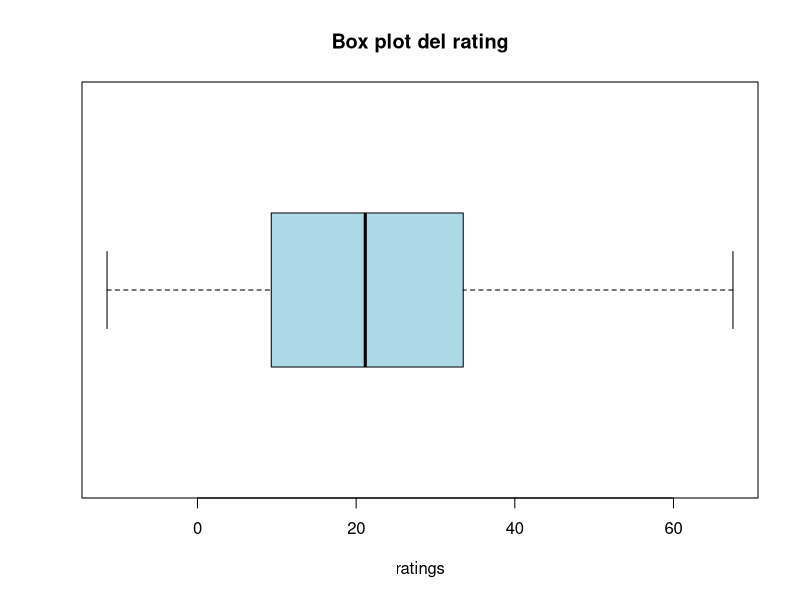
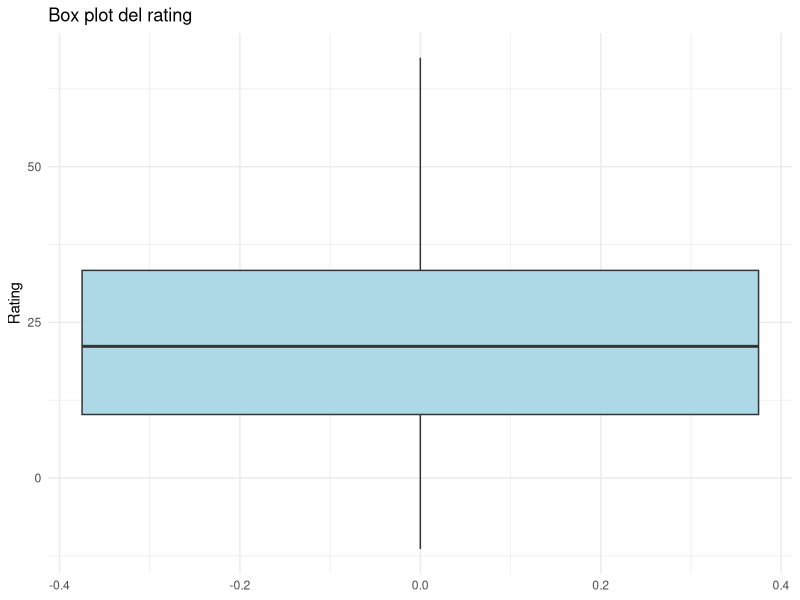
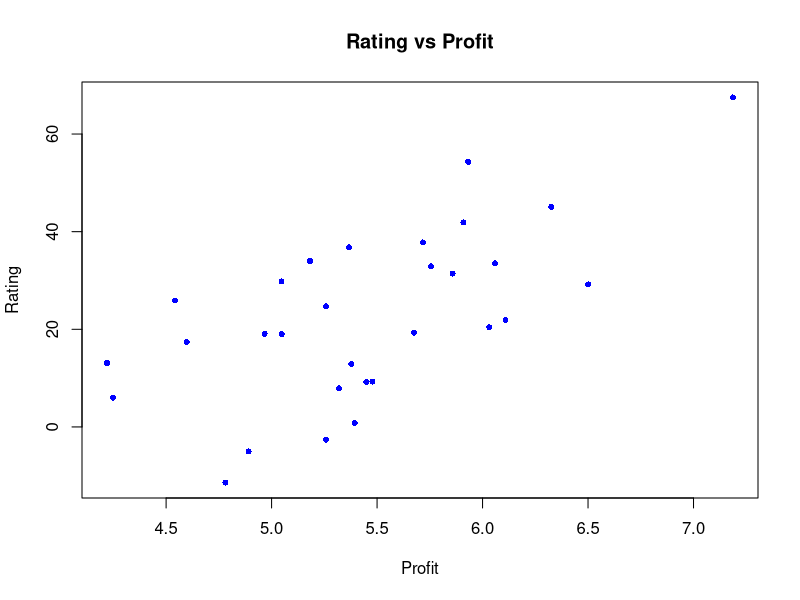
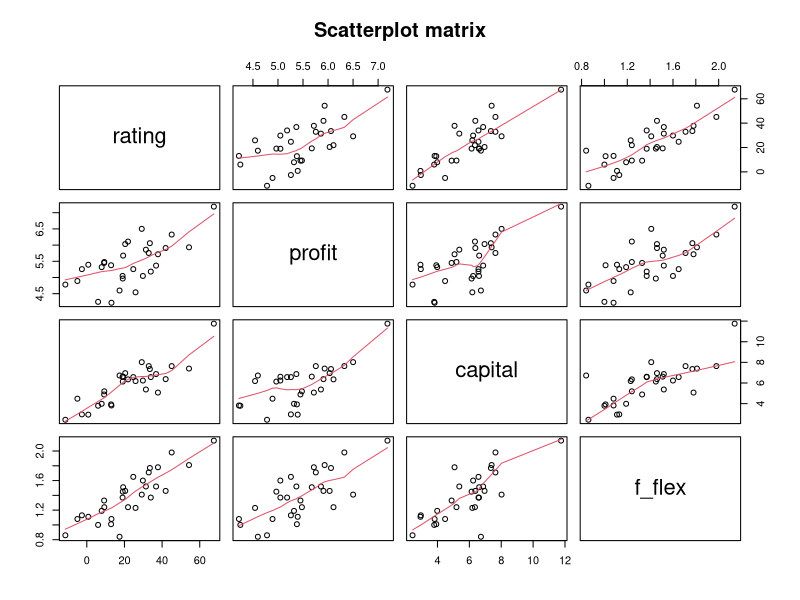
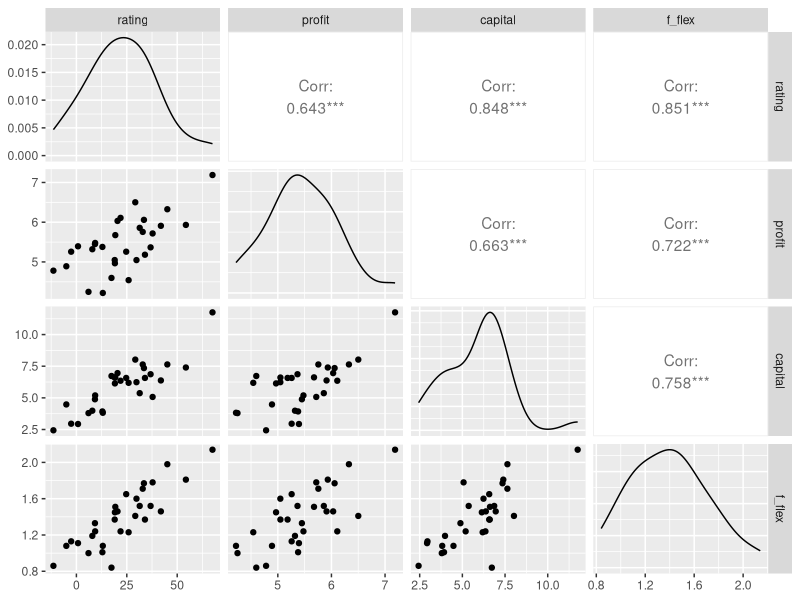
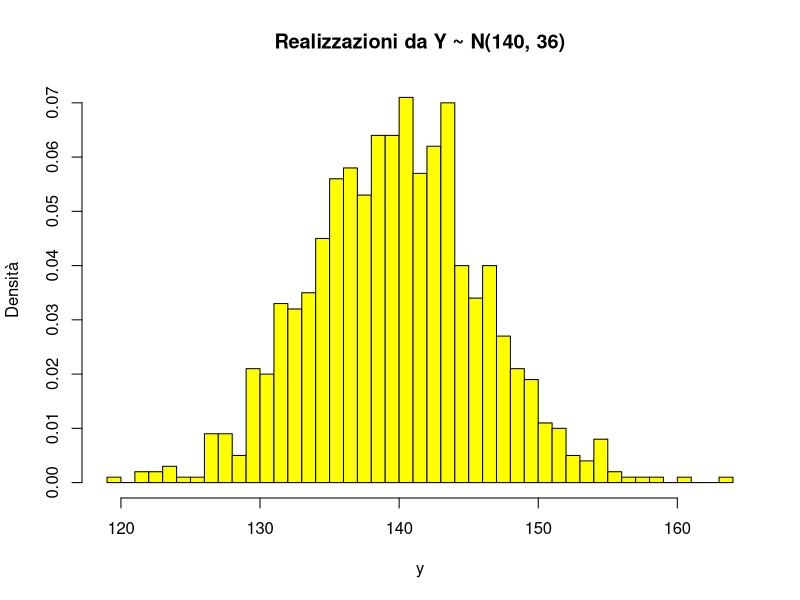
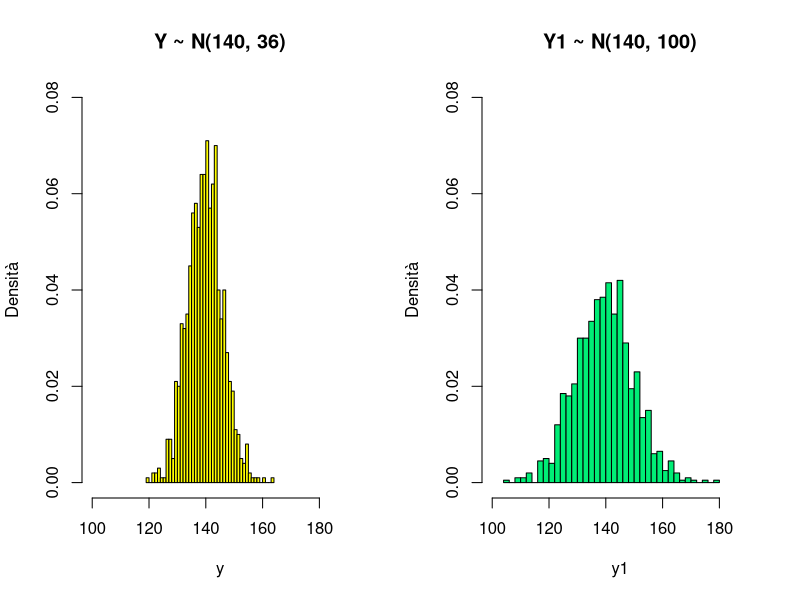
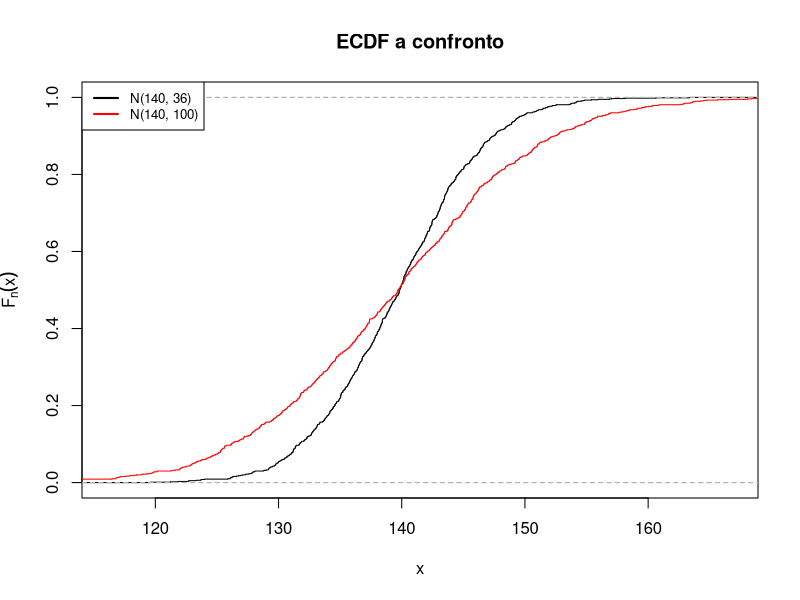

The R source for these figures, in order:
## ---- chunk 1
knitr::opts_chunk$set(
  echo = TRUE,
  message = FALSE,
  warning = FALSE,
  fig.width = 6,
  fig.height = 4,
  fig.align = "center"
)
## ---- chunk 2
library(skimr)      # summary statistics descrittive
library(ggplot2)    # grafici eleganti
library(GGally)     # ggpairs (scatterplot matrix avanzata)
library(MASS)       # mvrnorm (generare normale multivariata)
## ---- chunk 3
set.seed(7369)
n <- 30

# medie target (dal lab originale)
mu <- c(rating = 24.5, profit = 5.5, capital = 5.94, f_flex = 1.44)

# deviazioni standard target
sd_vec <- c(rating = 16.26, profit = 0.57, capital = 2.13, f_flex = 0.30)

# matrice di correlazione (valori dal corrplot del lab originale)
R <- matrix(c(
  1.00, 0.55, 0.76, 0.70,
  0.55, 1.00, 0.62, 0.60,
  0.76, 0.62, 1.00, 0.65,
  0.70, 0.60, 0.65, 1.00
), nrow = 4, byrow = TRUE)

# costruiamo Sigma (matrice var-cov) da R e dalle SD: Sigma = D R D, con D = diag(sd)
D <- diag(sd_vec)
Sigma <- D %*% R %*% D

# generiamo n osservazioni dalla normale multivariata
ratings <- as.data.frame(mvrnorm(n = n, mu = mu, Sigma = Sigma))

# arrotondiamo per leggibilità
ratings$rating  <- round(ratings$rating, 1)
ratings$profit  <- round(ratings$profit, 3)
ratings$capital <- round(ratings$capital, 3)
ratings$f_flex  <- round(ratings$f_flex, 2)
## ---- chunk 4
dim(ratings)        # dimensione (righe x colonne)
str(ratings)        # struttura: tipi delle variabili
head(ratings)       # prime 6 righe
## ---- chunk 5
skim_without_charts(ratings)
## ---- chunk 6
which.max(ratings$rating)   # indice della riga
ratings[which.max(ratings$rating), ]   # tutta la riga
## ---- chunk 7
boxplot(ratings$rating,
        xlab = "ratings",
        horizontal = TRUE,
        col = "lightblue",
        main = "Box plot del rating")
## ---- chunk 8
ggplot(data = ratings) +
  geom_boxplot(aes(y = rating), fill = "lightblue") +
  labs(title = "Box plot del rating", y = "Rating") +
  theme_minimal()
## ---- chunk 9
plot(ratings$profit, ratings$rating,
     xlab = "Profit",
     ylab = "Rating",
     pch  = 16, cex = 0.8,
     col  = "blue",
     main = "Rating vs Profit")
## ---- chunk 10
pairs(ratings,
      panel = panel.smooth,
      main  = "Scatterplot matrix")
## ---- chunk 11
ggpairs(ratings)
## ---- chunk 12
set.seed(7369)
n     <- 1000
mu    <- 0
sigma <- 1

z <- rnorm(n, mean = mu, sd = sigma)

# statistiche del campione simulato
summary(z)
sd(z)
## ---- chunk 13
y  <- 140 + 6  * z   # Y ~ N(140, 36)
y1 <- 140 + 10 * z   # Y1 ~ N(140, 100)

c(mean = mean(y),  sd = sd(y))
c(mean = mean(y1), sd = sd(y1))
## ---- chunk 14
hist(y,
     breaks = 50,
     main   = "Realizzazioni da Y ~ N(140, 36)",
     prob   = TRUE,           # densità invece di frequenze assolute
     ylab   = "Densità",
     col    = "yellow1")
## ---- chunk 15
par(mfrow = c(1, 2))   # 1 riga, 2 colonne di plot

hist(y,  breaks = 50, prob = TRUE,
     ylim = c(0, 0.08), xlim = c(100, 190),
     col  = "yellow1",
     main = "Y ~ N(140, 36)", ylab = "Densità")

hist(y1, breaks = 50, prob = TRUE,
     ylim = c(0, 0.08), xlim = c(100, 190),
     col  = "springgreen2",
     main = "Y1 ~ N(140, 100)", ylab = "Densità")

par(mfrow = c(1, 1))   # ripristino il default
## ---- chunk 16
plot(ecdf(y),  main = "ECDF a confronto", xlab = "x", ylab = expression(F[n](x)))
plot(ecdf(y1), add  = TRUE, col = "red")
legend("topleft",
       legend = c("N(140, 36)", "N(140, 100)"),
       lty    = c(1, 1),
       lwd    = c(2, 2),
       col    = c("black", "red"),
       cex    = 0.8)
## ---- chunk 17
# P(Y <= 130) per Y ~ N(140, 6^2)
round(pnorm(130, mean = 140, sd = 6), 4)

# il 97.5° percentile della stessa distribuzione
round(qnorm(0.975, mean = 140, sd = 6), 4)
## ---- chunk 18
set.seed(123)
Y1 <- rnorm(1000)             # normale standard

set.seed(234)
Y2 <- rt(1000, df = 3)        # t-Student con 3 df (code molto pesanti)

par(mfrow = c(1, 2))

qqnorm(Y1, col = "blue", main = "Y1 ~ N(0,1)")
qqline(Y1)                    # retta di riferimento

qqnorm(Y2, col = "blue", main = "Y2 ~ t(3)")
qqline(Y2)

par(mfrow = c(1, 1))
